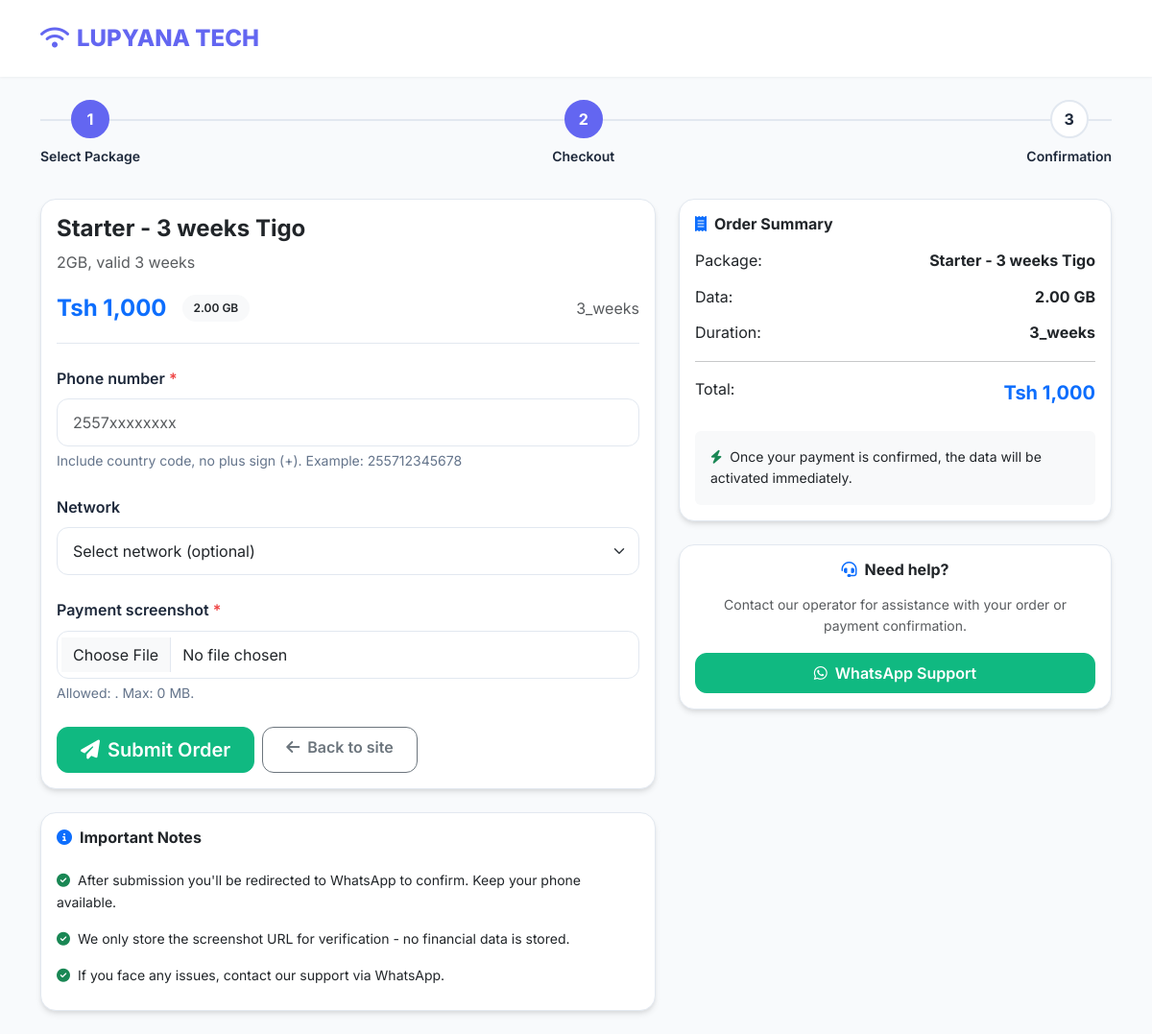
The app's page /checkout.php?package_id=1, older data.
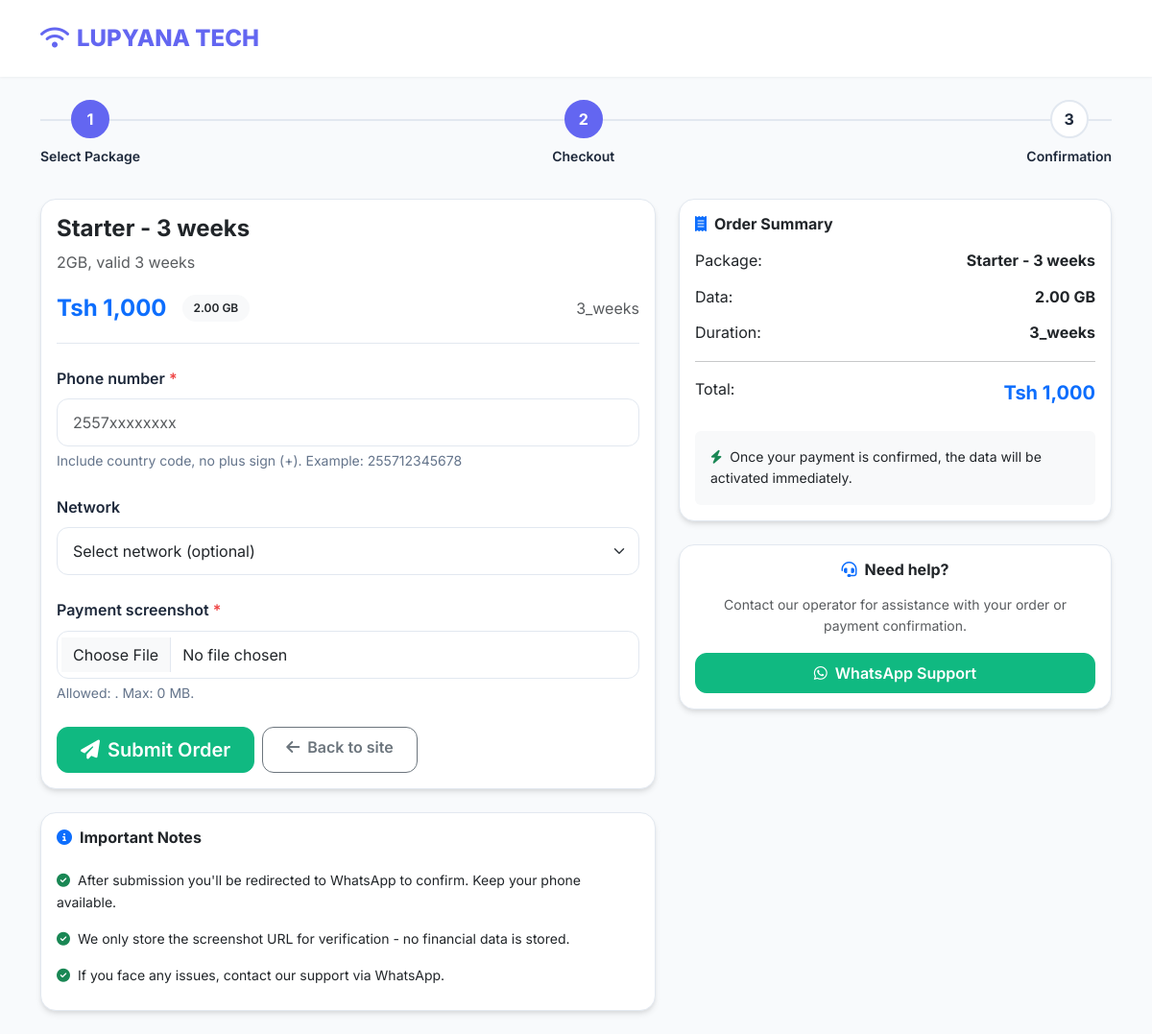
The same page, newer data.
### tables this page shows
CREATE TABLE IF NOT EXISTS packages (
  id INT UNSIGNED AUTO_INCREMENT PRIMARY KEY,
  name VARCHAR(255) NOT NULL,
  duration VARCHAR(50) DEFAULT NULL,
  gb_amount DECIMAL(10,2) DEFAULT 0,
  price DECIMAL(10,2) DEFAULT 0,
  description TEXT DEFAULT NULL,
  allow_custom_gb TINYINT(1) DEFAULT 0,
  created_at TIMESTAMP DEFAULT CURRENT_TIMESTAMP
);

### checkout.php (called while the page is built)
<?php
require __DIR__ . '/public/checkout.php';

### config.php (called while the page is built)
<?php
return [
    'app' => [
        'name' => 'Lupyana Tech',
        'base_url' => 'http://localhost/lupyanatech',
    ],
    'db' => [
        'host' => 'localhost',
        'database' => 'lupyanatech',
        'username' => 'root',
        'password' => '',
    ],
    'owner' => [
        'whatsapp' => '255744963858',
    ],
];

### db/connection.php (called while the page is built, shortened)
<?php
if (!function_exists('get_db_connection')) {
    function get_db_connection() {
        $config = require __DIR__ . '/../config.php';
        try {
            $pdo = new PDO(
                "mysql:host={$config['db']['host']};dbname={$config['db']['database']};charset=utf8mb4",
                $config['db']['username'],
                $config['db']['password'],
                [
                    PDO::ATTR_ERRMODE => PDO::ERRMODE_EXCEPTION,
                    PDO::ATTR_DEFAULT_FETCH_MODE => PDO::FETCH_ASSOC,
                    PDO::ATTR_EMULATE_PREPARES => false,
                ]
            );
            return $pdo;
        } catch (PDOException $e) {
            error_log("Database connection failed: " . $e->getMessage());
            if (strpos($e->getMessage(), "Unknown database") !== false) {
                die("Database does not exist. Please run the schema.sql file first.");
            }
            die("Could not connect to the database. Please check your configuration.");
        }
    }
}
return get_db_connection();

### public/checkout.php (the view, shortened to what this page needs)
<?php
$config = require __DIR__ . '/../config.php';
$base = rtrim($config['app']['base_url'], '/');
try {
    $pdo = require __DIR__ . '/../db/connection.php';
} catch (Throwable $e) {
    http_response_code(500);
    echo 'Database connection error.';
    error_log('DB connect error in checkout.php: ' . $e->getMessage());
    exit;
}
$package = null;
$id = isset($_GET['package_id']) ? (int)$_GET['package_id'] : 0;
if ($id > 0) {
    try {
        $stmt = $pdo->prepare('SELECT * FROM packages WHERE id = ? LIMIT 1');
        $stmt->execute([$id]);
        $package = $stmt->fetch();
    } catch (PDOException $e) {
        error_log('DB error fetching package id ' . $id . ': ' . $e->getMessage());
        http_response_code(500);
        echo 'Internal server error.';
        exit;
    }
}
    ?>
    <?php
$maxSize = $config['app']['upload']['max_size'];
$allowed = $config['app']['upload']['allowed_types'];
?>
<!DOCTYPE html>
<html lang="en">
<head>
  <link href="https://cdn.jsdelivr.net/npm/bootstrap@5.3.2/dist/css/bootstrap.min.css" rel="stylesheet">
  <link rel="stylesheet" href="https://cdnjs.cloudflare.com/ajax/libs/font-awesome/6.4.2/css/all.min.css">
</head>
<body>
<nav class="navbar navbar-light bg-white">
  <div class="container">
    <a class="navbar-brand" href="<?php echo $base; ?>">
        <i class="fas fa-wifi me-2"></i>LUPYANA TECH
    </a>
  </div>
</nav>
<main class="container py-4">
  <div class="step-indicator">
    <div class="step active">
      <div class="step-number">1</div>
      <div class="step-label">Select Package</div>
    </div>
    <div class="step active">
      <div class="step-number">2</div>
      <div class="step-label">Checkout</div>
    </div>
    <div class="step">
      <div class="step-number">3</div>
      <div class="step-label">Confirmation</div>
    </div>
  </div>
  <div class="row">
    <div class="col-lg-7">
      <div class="card mb-4">
        <div class="card-body">
          <div class="package-header">
            <h4 class="card-title mb-2"><?php echo htmlspecialchars($package['name']); ?></h4>
            <p class="text-muted"><?php echo htmlspecialchars($package['description']); ?></p>
            <div class="d-flex gap-3 align-items-center">
              <div class="fs-4 fw-bold text-primary">Tsh <?php echo number_format($package['price'], 0); ?></div>
              <span class="badge bg-light text-dark"><?php echo htmlspecialchars($package['gb_amount']); ?> GB</span>
              <div class="text-muted ms-auto"><?php echo htmlspecialchars($package['duration']); ?></div>
            </div>
          </div>
          <form id="checkoutForm" action="submit_order.php" method="post" enctype="multipart/form-data" novalidate>
            <div class="mb-4">
              <label class="form-label required-label">Phone number</label>
              <input type="text" name="phone" id="phone" class="form-control" placeholder="2557xxxxxxxx" required>
              <div class="form-text">Include country code, no plus sign (+). Example: 255712345678</div>
            </div>
            <div class="mb-4">
              <label class="form-label">Network</label>
              <select name="network" class="form-select">
                <option value="">Select network (optional)</option>
              </select>
            </div>
            <div class="mb-4">
              <label class="form-label required-label">Payment screenshot</label>
              <input type="file" name="screenshot" id="screenshot" class="form-control" accept="image/*" required>
              <div class="form-text">Allowed: <?php echo implode(', ', array_map('htmlspecialchars', $allowed)); ?>. Max: <?php echo round($maxSize/1024/1024,2); ?> MB.</div>
            </div>
            <div class="d-flex gap-2">
              <button type="submit" class="btn btn-success btn-lg">
                <i class="fas fa-paper-plane me-2"></i>Submit Order
              </button>
              <a href="<?php echo $base; ?>" class="btn btn-outline-secondary">
                <i class="fas fa-arrow-left me-2"></i>Back to site
              </a>
            </div>
          </form>
        </div>
      </div>
      <div class="card">
        <div class="card-body">
          <h6 class="mb-3"><i class="fas fa-info-circle me-2 text-primary"></i>Important Notes</h6>
          <ul class="list-group list-group-flush">
            <li class="list-group-item px-0 py-2 border-0 small">
              <i class="fas fa-check-circle text-success me-2"></i>After submission you'll be redirected to WhatsApp to confirm. Keep your phone available.
            </li>
            <li class="list-group-item px-0 py-2 border-0 small">
              <i class="fas fa-check-circle text-success me-2"></i>We only store the screenshot URL for verification - no financial data is stored.
            </li>
            <li class="list-group-item px-0 py-2 border-0 small">
              <i class="fas fa-check-circle text-success me-2"></i>If you face any issues, contact our support via WhatsApp.
            </li>
          </ul>
        </div>
      </div>
    </div>
    <div class="col-lg-5">
      <div class="sticky-sidebar">
        <div class="card mb-4">
          <div class="card-body">
            <h6 class="card-title mb-3"><i class="fas fa-receipt me-2 text-primary"></i>Order Summary</h6>
            <div class="summary-item">
              <span>Package:</span>
              <strong><?php echo htmlspecialchars($package['name']); ?></strong>
            </div>
            <div class="summary-item">
              <span>Data:</span>
              <strong><?php echo htmlspecialchars($package['gb_amount']); ?> GB</strong>
            </div>
            <div class="summary-item">
              <span>Duration:</span>
              <strong><?php echo htmlspecialchars($package['duration']); ?></strong>
            </div>
            <hr>
            <div class="summary-item">
              <span>Total:</span>
              <strong class="fs-5 text-primary">Tsh <?php echo number_format($package['price'], 0); ?></strong>
            </div>
            <div class="mt-4 p-3 bg-light rounded">
              <p class="small mb-0"><i class="fas fa-bolt me-2 text-success"></i>Once your payment is confirmed, the data will be activated immediately.</p>
            </div>
          </div>
        </div>
        <div class="card">
          <div class="card-body text-center">
            <h6 class="card-title mb-3"><i class="fas fa-headset me-2 text-primary"></i>Need help?</h6>
            <p class="small text-muted mb-3">Contact our operator for assistance with your order or payment confirmation.</p>
            <a href="https://wa.me/<?php echo htmlspecialchars($config['owner']['whatsapp']); ?>" class="btn btn-success w-100">
              <i class="fab fa-whatsapp me-2"></i>WhatsApp Support
            </a>
          </div>
        </div>
      </div>
    </div>
  </div>
</main>
</body>
</html>

### public/checkout.php (style rules this page uses)
:root { --primary: #6366f1; --primary-dark: #4f46e5; --secondary: #0ea5a2; --dark: #1e293b; --light: #f8fafc; --gray: #64748b; --gray-light: #e2e8f0; --success: #10b981; --danger: #ef4444; --rounded: 12px; --rounded-lg: 16px; --shadow: 0 4px 6px -1px rgba(0, 0, 0, 0.1), 0 2px 4px -1px rgba(0, 0, 0, 0.06); --shadow-lg: 0 10px 15px -3px rgba(0, 0, 0, 0.1), 0 4px 6px -2px rgba(0, 0, 0, 0.05); }
body { font-family: 'Inter', system-ui, -apple-system, 'Segoe UI', Roboto, 'Helvetica Neue', Arial; background: var(--light); color: var(--dark); line-height: 1.6; }
h1, h2, h3, h4, h5, h6 { font-weight: 700; }
.navbar { padding: 1rem 0; box-shadow: 0 1px 3px rgba(0,0,0,0.05); }
.navbar-brand { font-weight: 800; color: var(--primary); font-size: 1.5rem; }
.btn { border-radius: var(--rounded); font-weight: 600; padding: 0.5rem 1.5rem; transition: all 0.2s ease; }
.btn-success { background: var(--success); border-color: var(--success); }
.card { border-radius: var(--rounded-lg); border: 1px solid var(--gray-light); box-shadow: var(--shadow); transition: all 0.3s ease; }
.form-control, .form-select { border-radius: var(--rounded); padding: 0.75rem 1rem; border: 1px solid var(--gray-light); transition: all 0.2s ease; }
.form-label { font-weight: 600; margin-bottom: 0.5rem; color: var(--dark); }
.form-text { color: var(--gray); font-size: 0.875rem; }
.badge { border-radius: 50px; padding: 0.5rem 0.75rem; font-weight: 600; }
.package-header { border-bottom: 1px solid var(--gray-light); padding-bottom: 1rem; margin-bottom: 1.5rem; }
.sticky-sidebar { position: sticky; top: 20px; }
.summary-item { display: flex; justify-content: space-between; margin-bottom: 0.75rem; }
.step-indicator { display: flex; justify-content: space-between; margin-bottom: 2rem; position: relative; }
.step-indicator::before { content: ''; position: absolute; top: 20px; left: 0; right: 0; height: 2px; background: var(--gray-light); z-index: 1; }
.step { display: flex; flex-direction: column; align-items: center; position: relative; z-index: 2; }
.step-number { width: 40px; height: 40px; border-radius: 50%; background: white; border: 2px solid var(--gray-light); display: flex; align-items: center; justify-content: center; font-weight: 700; margin-bottom: 0.5rem; }
.step.active .step-number { background: var(--primary); color: white; border-color: var(--primary); }
.step-label { font-size: 0.875rem; font-weight: 600; }
.required-label::after { content: '*'; color: var(--danger); margin-left: 0.25rem; }

Row changes from the older to the newer data that the page shows:
changed packages "3_weeks": name "Starter - 3 weeks Tigo" → "Starter - 3 weeks"
